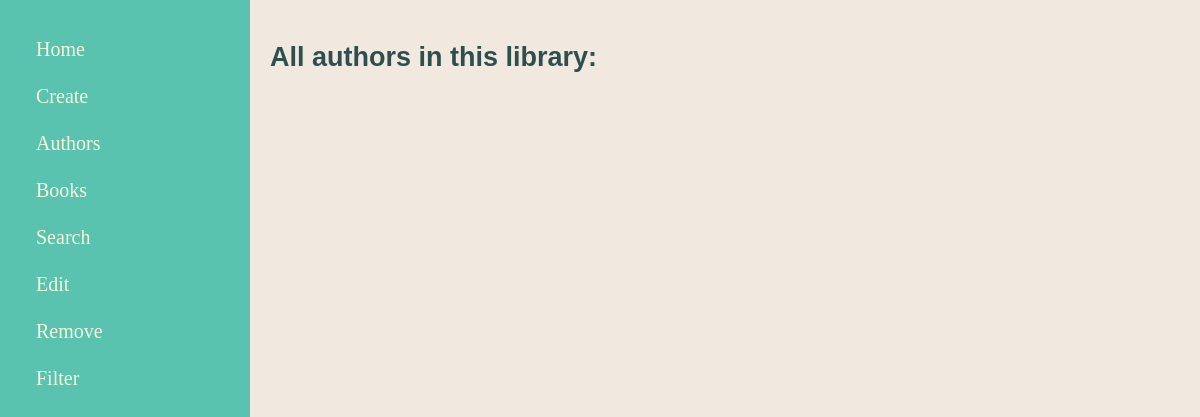
/authors/, run on an earlier commit of the app's database.
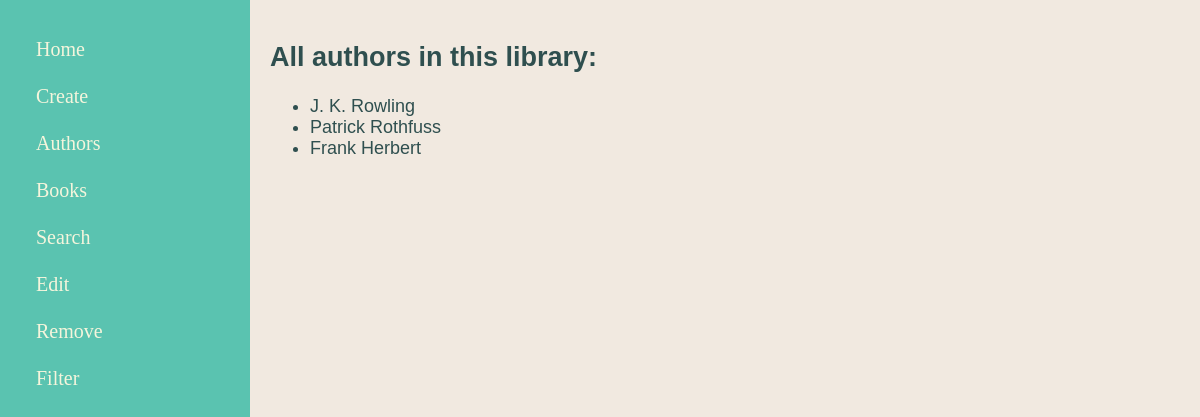
And on a later commit of the database.
### main/models.py (models this page shows, shortened)
class Author(models.Model):
    name = models.CharField(max_length=200)

### main/views.py (the view)
# urls.py: path("authors/",views.authors,name="authors"),
def authors(response):
    all_auth = Author.objects.all()
    return render(response,"main/showauthors.html",{"all_auth":all_auth})

### main/templates/main/showauthors.html (shortened to what this page needs)
{% extends 'main/base.html' %}
{% block content %}
<h2>All authors in this library:</h2>
<ul>
    {% for auth in all_auth%}
    <li>{{auth.name}}</li>
    {% endfor%}
</ul>
{% endblock %}

What changed in the data, as far as the page shows it:
added Author: name "J. K. Rowling"
added Author: name "Patrick Rothfuss"
added Author: name "Frank Herbert"
